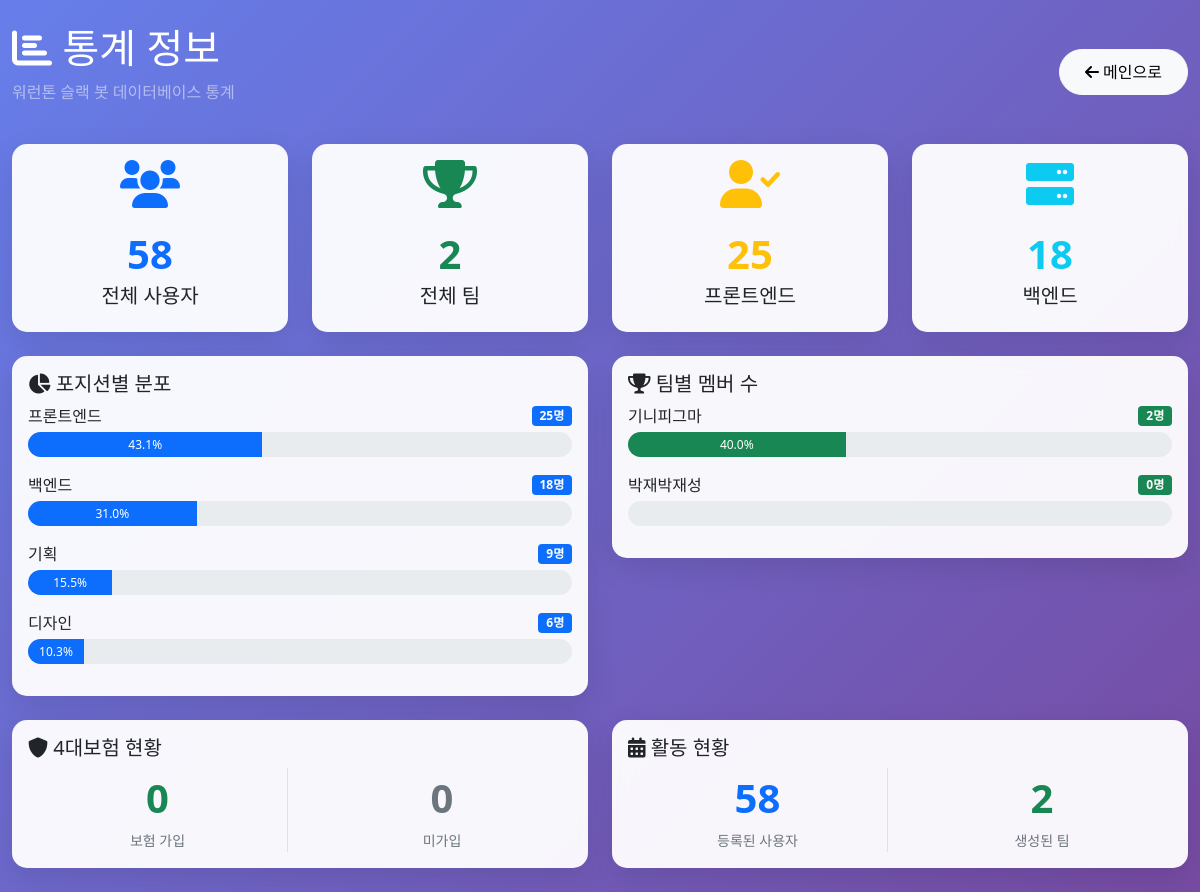
The app's page /statistics with its own data.
### tables this page shows
CREATE TABLE teams (
	id INTEGER NOT NULL, 
	name VARCHAR, 
	created_at DATETIME, 
	is_active BOOLEAN, creator_id TEXT, creator_name TEXT, 
	PRIMARY KEY (id)
);

### db_viewer.py (the view)
@app.get("/statistics", response_class=HTMLResponse)
async def view_statistics(request: Request):
    conn = get_db_connection()
    cursor = conn.cursor()
    cursor.execute("SELECT COUNT(*) as count FROM users WHERE is_active = 1")
    total_users = cursor.fetchone()['count']
    cursor.execute("""
        SELECT position, COUNT(*) as count
        FROM users
        WHERE is_active = 1 AND position IS NOT NULL
        GROUP BY position
        ORDER BY count DESC
    """)
    position_stats = cursor.fetchall()
    cursor.execute("SELECT COUNT(*) as count FROM teams WHERE is_active = 1")
    total_teams = cursor.fetchone()['count']
    cursor.execute("""
        SELECT t.name, COUNT(tm.id) as member_count
        FROM teams t
        LEFT JOIN team_members tm ON t.id = tm.team_id
        WHERE t.is_active = 1
        GROUP BY t.id, t.name
        ORDER BY member_count DESC
    """)
    team_stats = cursor.fetchall()
    conn.close()
    return templates.TemplateResponse("statistics.html", {
        "request": request,
        "total_users": total_users,
        "position_stats": position_stats,
        "total_teams": total_teams,
        "team_stats": team_stats
    })

### templates/statistics.html (shortened to what this page needs)
<!DOCTYPE html>
<html lang="ko">
<head>
    <link href="https://cdn.jsdelivr.net/npm/bootstrap@5.1.3/dist/css/bootstrap.min.css" rel="stylesheet">
    <link href="https://cdnjs.cloudflare.com/ajax/libs/font-awesome/6.0.0/css/all.min.css" rel="stylesheet">
</head>
<body>
    <div class="container-fluid py-4">
        <div class="row">
            <div class="col-12">
                <div class="d-flex justify-content-between align-items-center mb-4">
                    <div>
                        <h1 class="text-white">
                            <i class="fas fa-chart-bar"></i> 통계 정보
                        </h1>
                        <p class="text-white-50">워런톤 슬랙 봇 데이터베이스 통계</p>
                    </div>
                    <a href="/" class="btn btn-light btn-back">
                        <i class="fas fa-arrow-left"></i> 메인으로
                    </a>
                </div>
                <div class="row mb-4">
                    <div class="col-md-3">
                        <div class="card stats-card text-center">
                            <div class="card-body">
                                <i class="fas fa-users fa-3x text-primary mb-3"></i>
                                <div class="stat-number text-primary">{{ total_users }}</div>
                                <h5 class="card-title">전체 사용자</h5>
                            </div>
                        </div>
                    </div>
                    <div class="col-md-3">
                        <div class="card stats-card text-center">
                            <div class="card-body">
                                <i class="fas fa-trophy fa-3x text-success mb-3"></i>
                                <div class="stat-number text-success">{{ total_teams }}</div>
                                <h5 class="card-title">전체 팀</h5>
                            </div>
                        </div>
                    </div>
                    <div class="col-md-3">
                        <div class="card stats-card text-center">
                            <div class="card-body">
                                <i class="fas fa-user-check fa-3x text-warning mb-3"></i>
                                <div class="stat-number text-warning">
                                    {{ position_stats | selectattr('position', 'equalto', '프론트엔드') | map(attribute='count') | sum }}
                                </div>
                                <h5 class="card-title">프론트엔드</h5>
                            </div>
                        </div>
                    </div>
                    <div class="col-md-3">
                        <div class="card stats-card text-center">
                            <div class="card-body">
                                <i class="fas fa-server fa-3x text-info mb-3"></i>
                                <div class="stat-number text-info">
                                    {{ position_stats | selectattr('position', 'equalto', '백엔드') | map(attribute='count') | sum }}
                                </div>
                                <h5 class="card-title">백엔드</h5>
                            </div>
                        </div>
                    </div>
                </div>
                <div class="row">
                    <div class="col-md-6">
                        <div class="card stats-card">
                            <div class="card-body">
                                <h5 class="card-title">
                                    <i class="fas fa-chart-pie"></i> 포지션별 분포
                                </h5>
                                {% for stat in position_stats %}
                                <div class="mb-3">
                                    <div class="d-flex justify-content-between align-items-center mb-1">
                                        <span>{{ stat.position }}</span>
                                        <span class="badge bg-primary">{{ stat.count }}명</span>
                                    </div>
                                    <div class="progress progress-custom">
                                        <div class="progress-bar" role="progressbar"
                                             style="width: {{ (stat.count / total_users * 100) | round(1) }}%"
                                             aria-valuenow="{{ stat.count }}" aria-valuemin="0" aria-valuemax="{{ total_users }}">
                                            {{ (stat.count / total_users * 100) | round(1) }}%
                                        </div>
                                    </div>
                                </div>
                                {% endfor %}
                            </div>
                        </div>
                    </div>
                    <div class="col-md-6">
                        <div class="card stats-card">
                            <div class="card-body">
                                <h5 class="card-title">
                                    <i class="fas fa-trophy"></i> 팀별 멤버 수
                                </h5>
                                {% if team_stats %}
                                    {% for stat in team_stats %}
                                    <div class="mb-3">
                                        <div class="d-flex justify-content-between align-items-center mb-1">
                                            <span>{{ stat.name }}</span>
                                            <span class="badge bg-success">{{ stat.member_count }}명</span>
                                        </div>
                                        <div class="progress progress-custom">
                                            <div class="progress-bar bg-success" role="progressbar"
                                                 style="width: {{ (stat.member_count / 5 * 100) | round(1) }}%"
                                                 aria-valuenow="{{ stat.member_count }}" aria-valuemin="0" aria-valuemax="5">
                                                {{ (stat.member_count / 5 * 100) | round(1) }}%
                                            </div>
                                        </div>
                                    </div>
                                    {% endfor %}
                                {% else %}
                                    <p class="text-muted text-center py-4">
                                        <i class="fas fa-info-circle"></i> 아직 생성된 팀이 없습니다.
                                    </p>
                                {% endif %}
                            </div>
                        </div>
                    </div>
                </div>
                <div class="row mt-4">
                    <div class="col-md-6">
                        <div class="card stats-card">
                            <div class="card-body">
                                <h5 class="card-title">
                                    <i class="fas fa-shield-alt"></i> 4대보험 현황
                                </h5>
                                <div class="row text-center">
                                    <div class="col-6">
                                        <div class="border-end">
                                            <div class="stat-number text-success">
                                                {{ position_stats | selectattr('position', 'equalto', 'Y') | map(attribute='count') | sum }}
                                            </div>
                                            <small class="text-muted">보험 가입</small>
                                        </div>
                                    </div>
                                    <div class="col-6">
                                        <div class="stat-number text-secondary">
                                            {{ position_stats | selectattr('position', 'equalto', 'N') | map(attribute='count') | sum }}
                                        </div>
                                        <small class="text-muted">미가입</small>
                                    </div>
                                </div>
                            </div>
                        </div>
                    </div>
                    <div class="col-md-6">
                        <div class="card stats-card">
                            <div class="card-body">
                                <h5 class="card-title">
                                    <i class="fas fa-calendar-alt"></i> 활동 현황
                                </h5>
                                <div class="row text-center">
                                    <div class="col-6">
                                        <div class="border-end">
                                            <div class="stat-number text-primary">
                                                {{ total_users }}
                                            </div>
                                            <small class="text-muted">등록된 사용자</small>
                                        </div>
                                    </div>
                                    <div class="col-6">
                                        <div class="stat-number text-success">
                                            {{ total_teams }}
                                        </div>
                                        <small class="text-muted">생성된 팀</small>
                                    </div>
                                </div>
                            </div>
                        </div>
                    </div>
                </div>
            </div>
        </div>
    </div>
</body>
</html>

### templates/statistics.html (style rules this page uses)
body { background: linear-gradient(135deg, #667eea 0%, #764ba2 100%); min-height: 100vh; font-family: 'Segoe UI', Tahoma, Geneva, Verdana, sans-serif; }
.card { border: none; border-radius: 15px; box-shadow: 0 10px 30px rgba(0,0,0,0.1); }
.stats-card { background: rgba(255,255,255,0.95); backdrop-filter: blur(10px); transition: transform 0.3s ease; }
.btn-back { border-radius: 25px; padding: 10px 25px; }
.stat-number { font-size: 2.5rem; font-weight: bold; }
.progress-custom { height: 25px; border-radius: 15px; }

### records on screen
teams: name "기니피그마", member_count "2", member_count "40.0"
teams: name "박재박재성", member_count "0"

### other values on screen
{{ total_users }} "58"
{{ total_teams }} "2"
{{ stat.position }} "프론트엔드" "백엔드" "기획" "디자인"
{{ stat.count }} "25" "18" "9" "6"
{{ (stat.count / total_users * 100) | round(1) }} "43.1" "31.0" "15.5" "10.3"
